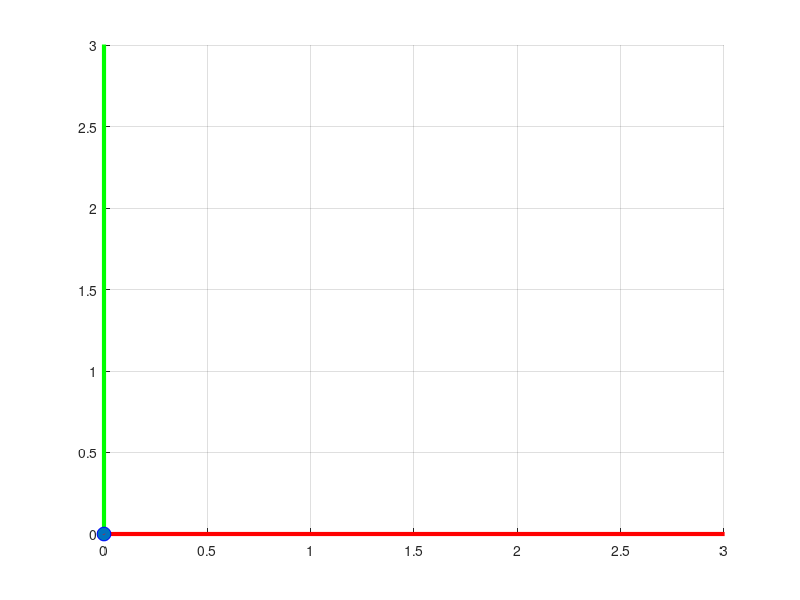

This figure's MATLAB source:
clf;
clc;
l1 = input("Introduce la longitud del eslabon 1 [m]: ");
teta1 = input("Introduce el angulo de la primer articulacion [rad]: ");
l2 = input("Introduce la longitud del eslabon 2 [m]: ");
teta2 = input("Introduce el angulo de la segunda articulacion [rad]: ");

ruta1_teta1 = linspace(0, teta1, 20);
ruta1_teta2 = zeros(1, 20); 

ruta2_teta1 = teta1 * ones(1, 20);
ruta2_teta2 = linspace(0, teta2, 20);

ruta_teta1 = [ruta1_teta1, ruta2_teta1];
ruta_teta2 = [ruta1_teta2, ruta2_teta2];

joint_1 = [0 0]';
pasos_totales = length(ruta_teta1); 

for i = 1:pasos_totales
    clf;
    hold on;
    grid on;
    
    axis([0 3 0 3]); 

    line([0 10], [0 0], 'Color', 'red', 'LineWidth', 3);
    line([0 0], [0 10], 'Color', 'green', 'LineWidth', 3);

    angulo_actual = ruta_teta1(i);
    angulo_actual2 = ruta_teta2(i);
    
    l1x = l1 * cos(angulo_actual);
    l1y = l1 * sin(angulo_actual);
    joint_2 = [l1x, l1y]'; 
    
    l2x = l2 * cos(angulo_actual + angulo_actual2);
    l2y = l2 * sin(angulo_actual + angulo_actual2);
    
    EFx = l1x + l2x;
    EFy = l1y + l2y;
    EF = [EFx, EFy]';
    
    scatter(joint_1(1), joint_1(2), 100, 'filled', 'MarkerEdgeColor', 'blue');
    scatter(joint_2(1), joint_2(2), 100, 'filled', 'MarkerEdgeColor', 'blue');
    scatter(EF(1), EF(2), 100, 'filled', 'MarkerEdgeColor', 'blue');
    
    line([joint_1(1) joint_2(1)], [joint_1(2) joint_2(2)], "Color", "red", "LineWidth", 2, "LineStyle", "--");
    line([joint_2(1) EF(1)], [joint_2(2) EF(2)], "Color", "red", "LineWidth", 2, "LineStyle", "--");
    
    pause(0.00005); 
end
